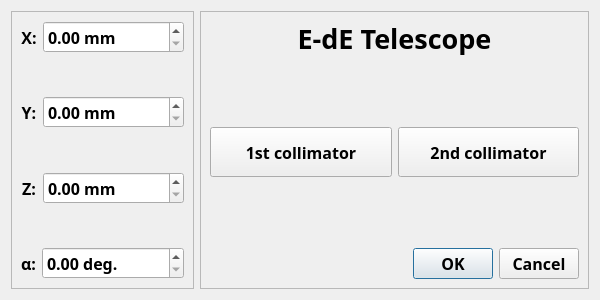
<?xml version="1.0" encoding="UTF-8"?>
<ui version="4.0">
 <class>DetectorWindow</class>
 <widget class="QDialog" name="DetectorWindow">
  <property name="geometry">
   <rect>
    <x>0</x>
    <y>0</y>
    <width>600</width>
    <height>300</height>
   </rect>
  </property>
  <property name="minimumSize">
   <size>
    <width>600</width>
    <height>300</height>
   </size>
  </property>
  <property name="maximumSize">
   <size>
    <width>800</width>
    <height>450</height>
   </size>
  </property>
  <property name="font">
   <font>
    <family>Bahnschrift SemiBold</family>
    <pointsize>12</pointsize>
    <weight>75</weight>
    <bold>true</bold>
   </font>
  </property>
  <property name="windowTitle">
   <string>Telescope Settings</string>
  </property>
  <layout class="QHBoxLayout" name="horizontalLayout">
   <item>
    <widget class="QFrame" name="coordiantes_layout">
     <property name="frameShape">
      <enum>QFrame::StyledPanel</enum>
     </property>
     <property name="frameShadow">
      <enum>QFrame::Raised</enum>
     </property>
     <layout class="QVBoxLayout" name="verticalLayout">
      <item>
       <layout class="QHBoxLayout" name="xcoord_layout">
        <item>
         <widget class="QLabel" name="xcoord_label">
          <property name="maximumSize">
           <size>
            <width>16777215</width>
            <height>40</height>
           </size>
          </property>
          <property name="text">
           <string>X:</string>
          </property>
          <property name="alignment">
           <set>Qt::AlignCenter</set>
          </property>
         </widget>
        </item>
        <item>
         <widget class="QDoubleSpinBox" name="xcoord_box">
          <property name="suffix">
           <string> mm</string>
          </property>
          <property name="maximum">
           <double>999999999.000000000000000</double>
          </property>
          <property name="singleStep">
           <double>0.100000000000000</double>
          </property>
         </widget>
        </item>
       </layout>
      </item>
      <item>
       <spacer name="verticalSpacer_2">
        <property name="orientation">
         <enum>Qt::Vertical</enum>
        </property>
        <property name="sizeHint" stdset="0">
         <size>
          <width>20</width>
          <height>40</height>
         </size>
        </property>
       </spacer>
      </item>
      <item>
       <layout class="QHBoxLayout" name="ycoord_layout">
        <item>
         <widget class="QLabel" name="ycoord_label">
          <property name="maximumSize">
           <size>
            <width>16777215</width>
            <height>40</height>
           </size>
          </property>
          <property name="text">
           <string>Y:</string>
          </property>
          <property name="alignment">
           <set>Qt::AlignCenter</set>
          </property>
         </widget>
        </item>
        <item>
         <widget class="QDoubleSpinBox" name="ycoord_box">
          <property name="suffix">
           <string> mm</string>
          </property>
          <property name="maximum">
           <double>999999999.000000000000000</double>
          </property>
          <property name="singleStep">
           <double>0.100000000000000</double>
          </property>
         </widget>
        </item>
       </layout>
      </item>
      <item>
       <spacer name="verticalSpacer_3">
        <property name="orientation">
         <enum>Qt::Vertical</enum>
        </property>
        <property name="sizeHint" stdset="0">
         <size>
          <width>20</width>
          <height>40</height>
         </size>
        </property>
       </spacer>
      </item>
      <item>
       <layout class="QHBoxLayout" name="zcoord_layout">
        <item>
         <widget class="QLabel" name="zcoord_label">
          <property name="maximumSize">
           <size>
            <width>16777215</width>
            <height>40</height>
           </size>
          </property>
          <property name="text">
           <string>Z:</string>
          </property>
          <property name="alignment">
           <set>Qt::AlignCenter</set>
          </property>
         </widget>
        </item>
        <item>
         <widget class="QDoubleSpinBox" name="zcoord_box">
          <property name="suffix">
           <string> mm</string>
          </property>
          <property name="maximum">
           <double>999999999.000000000000000</double>
          </property>
          <property name="singleStep">
           <double>0.100000000000000</double>
          </property>
         </widget>
        </item>
       </layout>
      </item>
      <item>
       <spacer name="verticalSpacer_4">
        <property name="orientation">
         <enum>Qt::Vertical</enum>
        </property>
        <property name="sizeHint" stdset="0">
         <size>
          <width>20</width>
          <height>40</height>
         </size>
        </property>
       </spacer>
      </item>
      <item>
       <layout class="QHBoxLayout" name="angle_layout">
        <item>
         <widget class="QLabel" name="angle_label">
          <property name="maximumSize">
           <size>
            <width>15</width>
            <height>40</height>
           </size>
          </property>
          <property name="text">
           <string>α:</string>
          </property>
          <property name="alignment">
           <set>Qt::AlignCenter</set>
          </property>
         </widget>
        </item>
        <item>
         <widget class="QDoubleSpinBox" name="angle_box">
          <property name="accelerated">
           <bool>true</bool>
          </property>
          <property name="suffix">
           <string> deg.</string>
          </property>
          <property name="maximum">
           <double>180.000000000000000</double>
          </property>
          <property name="singleStep">
           <double>0.010000000000000</double>
          </property>
         </widget>
        </item>
       </layout>
      </item>
     </layout>
    </widget>
   </item>
   <item>
    <widget class="QFrame" name="info_layout">
     <property name="frameShape">
      <enum>QFrame::StyledPanel</enum>
     </property>
     <property name="frameShadow">
      <enum>QFrame::Raised</enum>
     </property>
     <layout class="QVBoxLayout" name="verticalLayout_2">
      <item>
       <widget class="QLabel" name="detector_label">
        <property name="maximumSize">
         <size>
          <width>16777215</width>
          <height>35</height>
         </size>
        </property>
        <property name="font">
         <font>
          <pointsize>20</pointsize>
         </font>
        </property>
        <property name="text">
         <string>E-dE Telescope</string>
        </property>
        <property name="alignment">
         <set>Qt::AlignCenter</set>
        </property>
       </widget>
      </item>
      <item>
       <spacer name="verticalSpacer_0">
        <property name="orientation">
         <enum>Qt::Vertical</enum>
        </property>
        <property name="sizeHint" stdset="0">
         <size>
          <width>20</width>
          <height>40</height>
         </size>
        </property>
       </spacer>
      </item>
      <item>
       <layout class="QHBoxLayout" name="collimators_layout">
        <item>
         <widget class="QPushButton" name="first_button">
          <property name="minimumSize">
           <size>
            <width>0</width>
            <height>50</height>
           </size>
          </property>
          <property name="text">
           <string>1st collimator</string>
          </property>
         </widget>
        </item>
        <item>
         <widget class="QPushButton" name="second_button">
          <property name="minimumSize">
           <size>
            <width>0</width>
            <height>50</height>
           </size>
          </property>
          <property name="text">
           <string>2nd collimator</string>
          </property>
         </widget>
        </item>
       </layout>
      </item>
      <item>
       <spacer name="verticalSpacer_1">
        <property name="orientation">
         <enum>Qt::Vertical</enum>
        </property>
        <property name="sizeHint" stdset="0">
         <size>
          <width>20</width>
          <height>40</height>
         </size>
        </property>
       </spacer>
      </item>
      <item>
       <widget class="QDialogButtonBox" name="okbutton">
        <property name="maximumSize">
         <size>
          <width>16777215</width>
          <height>50</height>
         </size>
        </property>
        <property name="standardButtons">
         <set>QDialogButtonBox::Cancel|QDialogButtonBox::Ok</set>
        </property>
       </widget>
      </item>
     </layout>
    </widget>
   </item>
  </layout>
 </widget>
 <resources/>
 <connections/>
</ui>
